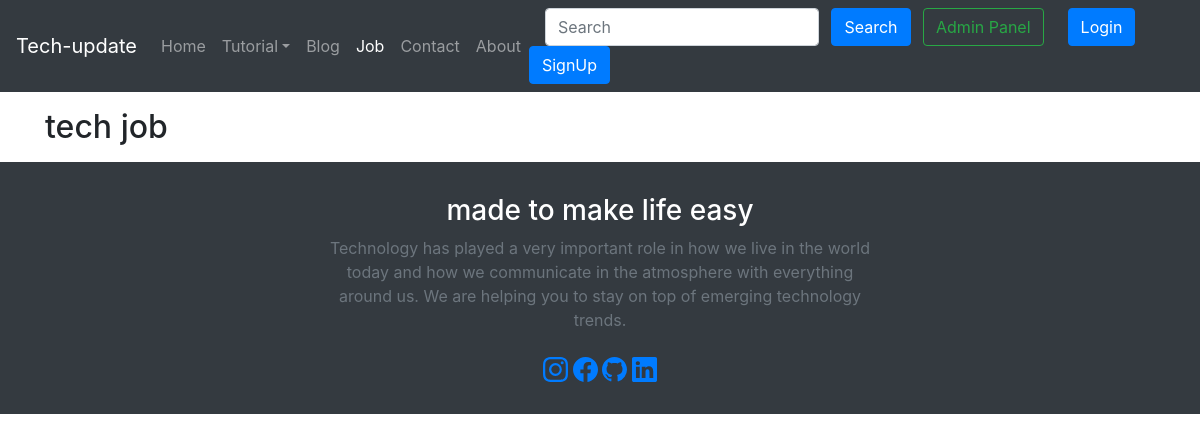
Page /job/ on the earlier database version.
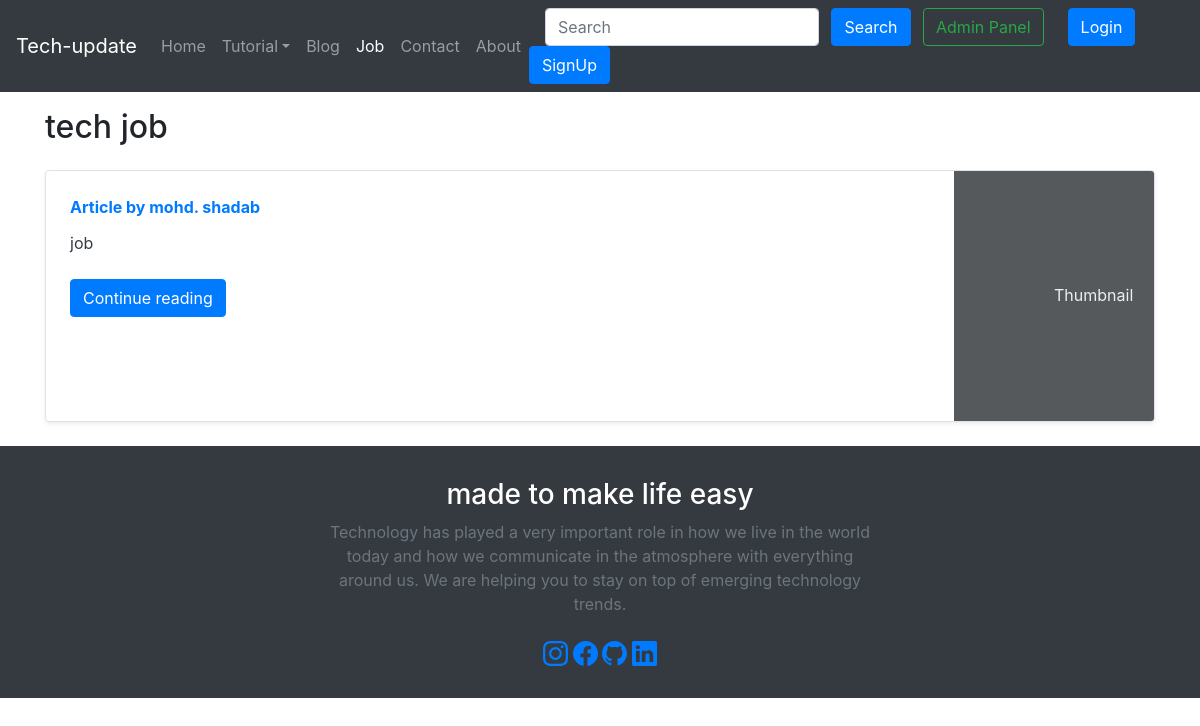
Same page on the later database version.
### blog/models.py (models this page shows, shortened)
class Post(models.Model):
    sno=models.AutoField(primary_key=True)
    id=models.CharField(max_length=5)
    title=models.CharField(max_length=255)
    content=models.TextField()
    author=models.CharField(max_length=13)
    slug=models.CharField(max_length=100)
    timestamp=models.DateTimeField(auto_now_add=True, blank=True)

### blog/views.py (the view)
# urls.py: path('job/', views.jobhome, name='jobhome'),
def jobhome(request):
    allPosts= Post.objects.filter(id=11)
    context={'allPosts': allPosts}
    return render(request, "blog/jobhome.html", context)

### templates/blog/jobhome.html (shortened to what this page needs)
{% extends 'base.html' %}
{% block jobactive %} active {% endblock jobactive %}
{% block body %}
<div class="container my-3">
    <h2>tech job</h2>
    {% for post in allPosts  %}
    <div class="row no-gutters border rounded overflow-hidden flex-md-row mb-4 shadow-sm h-md-250 my-4 position-relative">
        <div class="col p-4 d-flex flex-column position-static">
            <strong class="d-inline-block mb-2 text-primary">Article  by {{post.author}}</strong>
            <h3 class="mb-0"><a class="text-dark" href="/blog/{{post.slug}}"{{post.title}} </a> </h3>
            <p class="card-text mb-auto">
                <div class="preview">{{post.content|safe| truncatechars:5000}}</div>
            </p>
            <div class="my-2">
            	<a href="/{{post.slug}}" role="button" class="btn btn-primary">Continue reading</a>
            </div>
        </div>
        <div class="col-auto d-none d-lg-block">
            <svg class="bd-placeholder-img" width="200" height="250" xmlns="http://www.w3.org/2000/svg" preserveAspectRatio="xMidYMid slice" focusable="false" role="img" aria-label="Placeholder: Thumbnail">
                <rect width="100%" height="100%" fill="#55595c"></rect><text x="50%" y="50%" fill="#eceeef" dy=".3em">Thumbnail</text>
            </svg>
        </div>
    </div>
    {% endfor %}
</div>
 {% endblock %}

### templates/base.html (shortened to what this page needs)
<!doctype html>
<html lang="en">
  <head>
    <link rel="stylesheet" href="https://stackpath.bootstrapcdn.com/bootstrap/4.5.2/css/bootstrap.min.css">
  </head>
  <body >
    <nav class="navbar navbar-expand-lg navbar-dark bg-dark">
        <a class="navbar-brand" href="#">Tech-update</a>
        <div class="collapse navbar-collapse" id="navbarSupportedContent">
          <ul class="navbar-nav mr-auto">
            <li class="nav-item {% block homeactive %}  {% endblock homeactive %}">
              <a class="nav-link" href="/">Home <span class="sr-only">(current)</span></a>
            </li>
           <li class="nav-item dropdown">
             <a class="nav-link dropdown-toggle" href='#' id="navbarDropdown" role="button" data-toggle="dropdown"> Tutorial</a>
           </li>
               <li class="nav-item {% block blogactive %}  {% endblock blogactive %} ">
              <a class="nav-link" href="/blog">Blog</a>
            </li>
              <li class="nav-item {% block jobactive %}  {% endblock jobactive %} ">
              <a class="nav-link" href="/job">Job</a>
            </li>
            <li class="nav-item {% block contactactive %}  {% endblock contactactive %} ">
              <a class="nav-link" href="/contact">Contact</a>
            </li>
              <li class="nav-item {% block aboutactive %}  {% endblock aboutactive %}" >
              <a class="nav-link" href="/about">About</a>
            </li>
          </ul>
          <div class="ml-auto form-inline ">
          <form method="get" action="/search"class="my-2 my-lg-0 mx-3">
            <input class="form-control mr-sm-2" type="search" placeholder="Search" aria-label="Search" name="query" id="query">
            <button class="btn btn-primary my-2 my-sm-0 " type="submit">Search</button>
            <a href="/admin" role="button" target="_blank" class="btn btn-outline-success m-2 my-sm-0"> Admin Panel </a>
          </form>
{% if user.is_authenticated %}
<ul class="navbar-nav mr-2">
<li class="nav-item dropdown">
<a class="nav-link dropdown-toggle" href='#' id="navbarDropdown" role="button" data-toggle="dropdown"> Welcome {{request.user}}</a>
<div class="dropdown-menu" aria-labelledby="navbarDropdown">
          <a class="dropdown-item" href="/logout">Logout</a>
        </div>
      </li>
      </ul>
      </div>
{% else %}
<button type="button" class="btn btn-primary mr-2" data-toggle="modal" data-target="#loginModal">
Login
</button>
<button type="button" class="btn btn-primary mr-2" data-toggle="modal" data-target="#signupModal">
SignUp
</button>
{% endif %}
        </div>
      </nav>
      {% block body %}  {% endblock body %}
    <div class="bg-dark text-secondary px-4 py-3 text-center">
    <div class="py-3">
      <h3 class="display-5 fw-bold text-white">made to make life easy</h3>
      <div class="col-lg-6 mx-auto">
        <p class="fs-5 mb-4">
        Technology has played a very important role in how we live in the world today and how we communicate in the atmosphere with everything around us. We are helping you to stay on top of emerging technology trends.
        </p>
          <a href="facebook.com">
              </a>
          <a href="nd.com">
              </a>
          <a href="sdf.com">
          </a>
          <a href="dfdf.com">
          </a>
      </div>
    </div>
  </div>
  </body>
</html>

Differences in the rows shown:
added Post: author "mohd. shadab"
